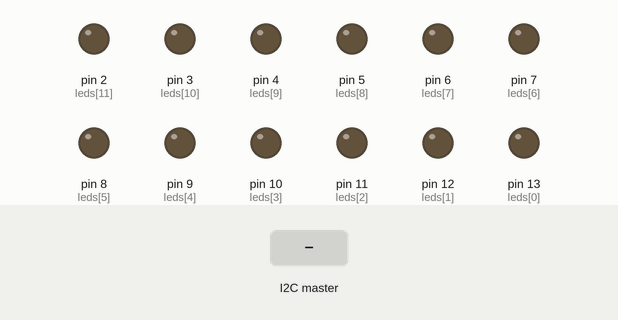
This sketch was run on a simulated Arduino Uno, built with avr-gcc and run on an emulated ATmega328P. Shown: output pins drawn as LEDs (lit = HIGH). The test bench sets the inputs (shaded band).

Above: at 1.2 s.
1.3 s: the I2C master sends the byte 90
At 2.5 s:
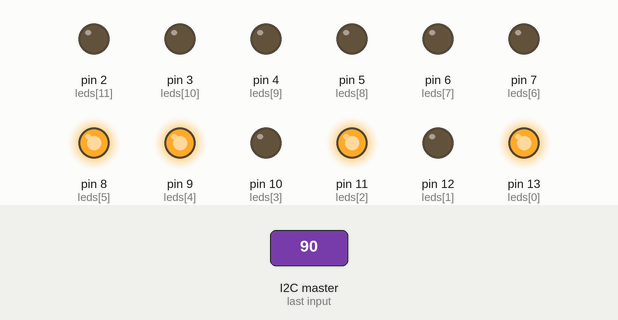
Timing chart, 0 to 4.3 s (numbered marks = the images above; inputs shaded):
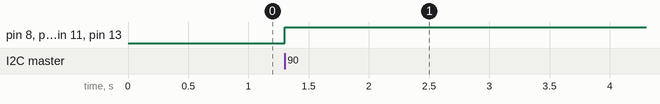

Measured:
- after the input at 1.3 s, pin 8 (leds[5]), pin 9 (leds[4]), pin 11 (leds[2]), pin 13 (leds[0]): LOW → HIGH at once

The sketch:

surprising_sango2.ino
```cpp
#include <Wire.h>

// Pines de los LEDs (de acuerdo a la nueva disposición)
const int leds[24] = {
  13, 12, 11, 10, 9, 8,    // LEDs para la primera letra
  7, 6, 5, 4, 3, 2,        // LEDs para la segunda letra
  13, 12, 11, 10, 9, 8,    // LEDs para la tercera letra
  7, 6, 5, 4, 3, 2,        // LEDs para la cuarta letra
};

// Mapa de Braille para las letras A-Z
const byte braille[26][6] = {
  {1, 0, 0, 0, 0, 0}, // A
  {1, 1, 0, 0, 0, 0}, // B
  {1, 0, 0, 1, 0, 0}, // C
  {1, 0, 0, 1, 1, 0}, // D
  {1, 0, 0, 0, 1, 0}, // E
  {1, 1, 0, 1, 0, 0}, // F
  {1, 1, 0, 1, 1, 0}, // G
  {1, 1, 0, 0, 1, 0}, // H
  {0, 1, 0, 1, 0, 0}, // I
  {0, 1, 0, 1, 1, 0}, // J
  {1, 0, 1, 0, 0, 0}, // K
  {1, 1, 1, 0, 0, 0}, // L
  {1, 0, 1, 1, 0, 0}, // M
  {1, 0, 1, 1, 1, 0}, // N
  {1, 0, 1, 0, 1, 0}, // O
  {1, 1, 1, 1, 0, 0}, // P
  {1, 1, 1, 1, 1, 0}, // Q
  {1, 1, 1, 0, 1, 0}, // R
  {0, 1, 1, 1, 0, 0}, // S
  {0, 1, 1, 1, 1, 0}, // T
  {1, 0, 1, 0, 0, 1}, // U
  {1, 1, 1, 0, 0, 1}, // V
  {0, 1, 0, 1, 1, 1}, // W
  {1, 0, 1, 1, 0, 1}, // X
  {1, 0, 1, 1, 1, 1}, // Y
  {1, 0, 1, 0, 1, 1}  // Z
};

// Variables globales para el estado actual
char recibido[4] = ""; // Almacena las letras recibidas

void setup() {
  Wire.begin(1); // Configura como esclavo con dirección 1
  Wire.onReceive(recibirMensaje); // Configura la función de recepción
  Wire.onRequest(enviarDatosAlMaestro); // Configura la función de solicitud

  // Configura los pines de LEDs como salida
  for (int i = 0; i < 24; i++) {
    pinMode(leds[i], OUTPUT);
    digitalWrite(leds[i], LOW); // Apaga todos los LEDs inicialmente
  }
}

void loop() {
  // No se necesita código en el loop para el esclavo
}

// Función para recibir el mensaje
void recibirMensaje(int bytes) {
  for (int i = 0; i < 4 && Wire.available(); i++) {
    recibido[i] = Wire.read(); // Lee cada letra
  }

  // Activar LEDs para las dos primeras letras recibidas
  for (int i = 0; i < 2; i++) {  // Solo iluminamos los primeros 2 caracteres (12 LEDs)
    if (recibido[i] >= 'A' && recibido[i] <= 'Z') {
      encenderBraille(recibido[i] - 'A', i); // Enciende LEDs locales para las dos primeras letras
    }
  }
}

// Función para encender LEDs según el Braille
void encenderBraille(int letra, int posicion) {
  int offset = posicion * 6; // Desplazamiento para cada letra

  // Enciende los LEDs según el mapa Braille
  for (int i = 0; i < 6; i++) {
    digitalWrite(leds[offset + i], braille[letra][i]);
  }
}

// Función para enviar datos al maestro
void enviarDatosAlMaestro() {
  // Enviar los LEDs de los últimos 2 caracteres al maestro (12 LEDs restantes)
  for (int i = 2; i < 4; i++) {  // Solo los 2 últimos caracteres
    if (recibido[i] >= 'A' && recibido[i] <= 'Z') {
      for (int j = 0; j < 6; j++) {
        Wire.write(braille[recibido[i] - 'A'][j]); // Enviar el estado de cada LED de las dos últimas letras
      }
    }
  }
}
```
